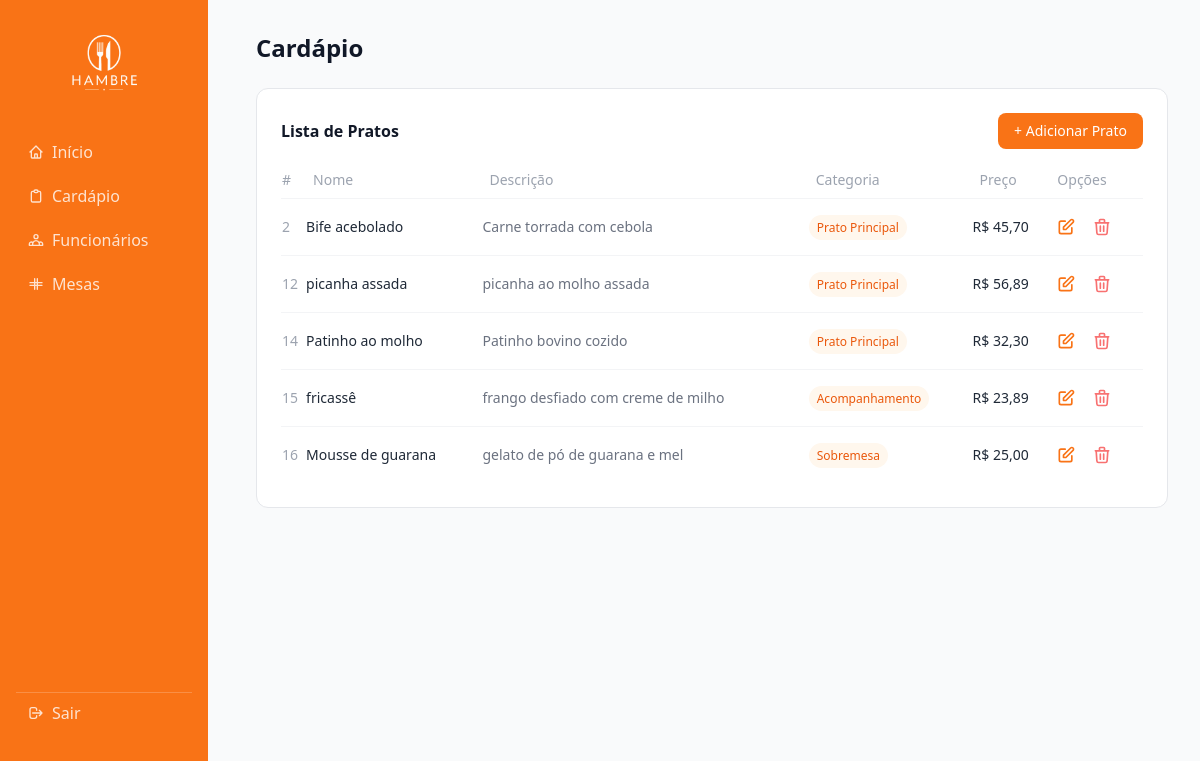
Page /cardapio/index.php on the earlier database version.
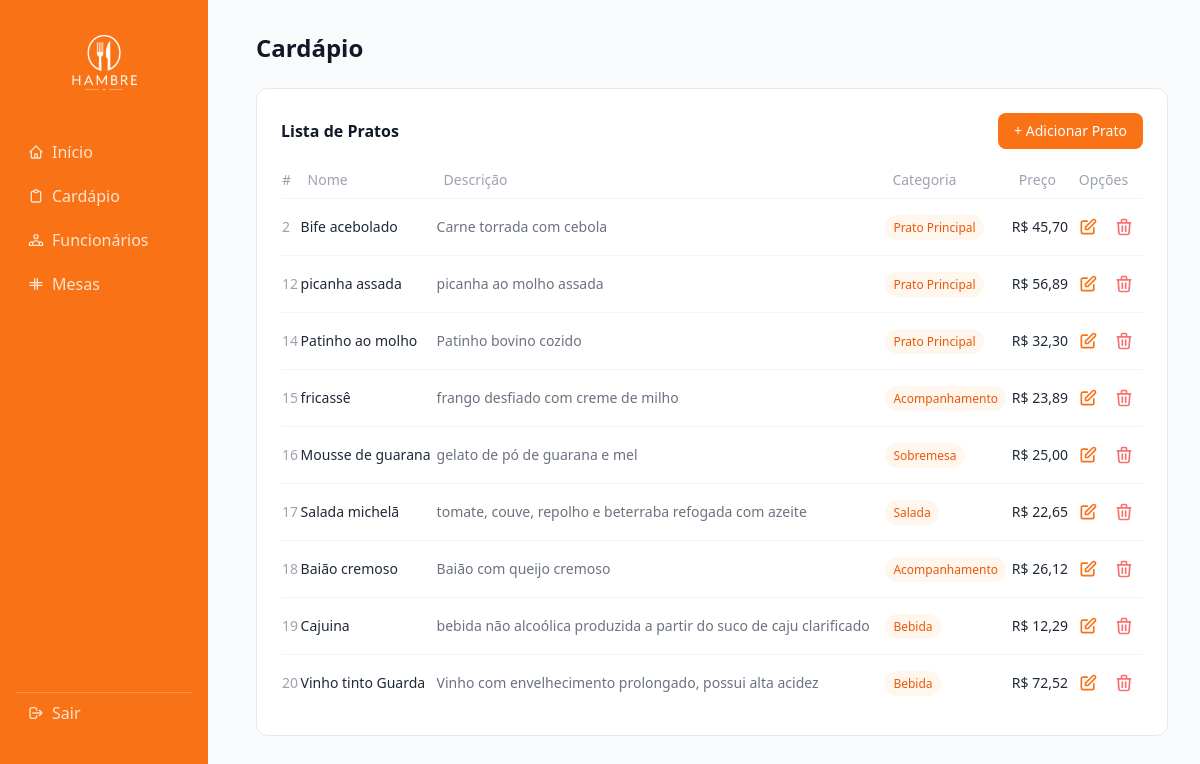
Same page on the later database version.
### tables this page shows
CREATE TABLE `cardapio` (
  `id` int NOT NULL,
  `nome` varchar(100) DEFAULT NULL,
  `descricao` text,
  `categoria` varchar(100) NOT NULL,
  `preco` decimal(10,2) DEFAULT NULL
);

### cardapio/funcoes.php (called while the page is built, shortened)
<?php
function listarPratos($con) {
    $stmt = $con->query("SELECT * FROM cardapio");
    return $stmt->fetchAll(PDO::FETCH_OBJ);
}
?>

### cardapio/index.php (the view)
<?php include '../sidebar.php'; ?>
<h1 class="text-2xl font-bold text-gray-900 mb-6">Cardápio</h1>
<div class="bg-white rounded-xl border border-gray-200 p-6">
    <div class="flex justify-between items-center mb-5">
        <h2 class="text-base font-semibold text-gray-900">Lista de Pratos</h2>
        <a href="inserir.php" class="bg-orange-500 hover:bg-orange-600 text-white text-sm px-4 py-2 rounded-lg transition">+ Adicionar Prato</a>
    </div>
    <table class="w-full text-sm">
        <thead>
            <tr class="text-left text-gray-400 border-b border-gray-100">
                <th class="pb-2 font-medium">#</th>
                <th class="pb-2 px-2 font-medium">Nome</th>
                <th class="pb-2 px-2 font-medium">Descrição</th>
                <th class="pb-2 px-2 font-medium">Categoria</th>
                <th class="pb-2 px-2 font-medium">Preço</th>
                <th class="pb-2 px-2 font-medium">Opções</th>
            </tr>
        </thead>
        <tbody class="divide-y divide-gray-100">
            <?php
            require_once 'funcoes.php';
            $pratos = listarPratos($con);
            foreach ($pratos as $prato): ?>
                <tr>
                    <td class="py-3 text-gray-400"><?= $prato->id ?></td>
                    <td class="py-3 text-gray-800 font-medium"><?= htmlspecialchars($prato->nome) ?></td>
                    <td class="py-3 text-gray-500"><?= htmlspecialchars($prato->descricao) ?></td>
                    <td class="py-3">
                        <span class="bg-orange-50 text-orange-600 text-xs px-2 py-1 rounded-full"><?= htmlspecialchars($prato->categoria) ?></span>
                    </td>
                    <td class="py-3 text-gray-800 font-medium">R$ <?= number_format($prato->preco, 2, ',', '.') ?></td>
                    <td class="py-3">
                        <div class="flex gap-1">
                            <a href="editar.php?id=<?= $prato->id ?>" class="text-orange-500 hover:bg-orange-50 p-1.5 rounded-lg transition">
                                <svg xmlns="http://www.w3.org/2000/svg" class="w-5 h-5" fill="none" viewBox="0 0 24 24" stroke="currentColor" stroke-width="2">
                                    <path stroke-linecap="round" stroke-linejoin="round" d="M11 5H6a2 2 0 00-2 2v11a2 2 0 002 2h11a2 2 0 002-2v-5m-1.414-9.414a2 2 0 112.828 2.828L11.828 15H9v-2.828l8.586-8.586z" />
                                </svg>
                            </a>
                            <a href="excluir.php?id=<?= $prato->id ?>" class="text-red-400 hover:bg-red-50 p-1.5 rounded-lg transition" onclick="return confirm('Excluir este prato?')">
                                <svg xmlns="http://www.w3.org/2000/svg" class="w-5 h-5" fill="none" viewBox="0 0 24 24" stroke="currentColor" stroke-width="2">
                                    <path stroke-linecap="round" stroke-linejoin="round" d="M19 7l-.867 12.142A2 2 0 0116.138 21H7.862a2 2 0 01-1.995-1.858L5 7m5 4v6m4-6v6m1-10V4a1 1 0 00-1-1h-4a1 1 0 00-1 1v3M4 7h16" />
                                </svg>
                            </a>
                        </div>
                    </td>
                </tr>
            <?php endforeach; ?>
        </tbody>
    </table>
</div>
</main>
</body>
</html>

### sidebar.php (shortened to what this page needs)
<!DOCTYPE html>
<html lang="pt-br">
<head>
    <script src="https://cdn.tailwindcss.com"></script>
</head>
<body class="flex bg-gray-50 min-h-screen">
    <aside class="w-52 bg-orange-500 min-h-screen fixed top-0 left-0 flex flex-col p-4">
        <div class="pt-2 flex flex-col items-center">
            <img src="/assets/LogoRest2.png" alt="Logo Hambre" class="w-20 h-20 object-contain rounded-xl mb-1">
        </div>
        <nav class="flex flex-col gap-1 mt-6">
            <a href="/index.php"
                class="flex items-center gap-2 text-white/80 hover:text-white hover:bg-white/20 px-3 py-2 rounded-lg text-base transition">
                Início
            </a>
            <a href="/cardapio/index.php"
                class="flex items-center gap-2 text-white/80 hover:text-white hover:bg-white/20 px-3 py-2 rounded-lg text-base transition">
                <svg xmlns="http://www.w3.org/2000/svg" class="w-4 h-4" fill="none" viewBox="0 0 24 24" stroke="currentColor" stroke-width="2">
                    <path stroke-linecap="round" stroke-linejoin="round" d="M9 5H7a2 2 0 00-2 2v12a2 2 0 002 2h10a2 2 0 002-2V7a2 2 0 00-2-2h-2M9 5a2 2 0 002 2h2a2 2 0 002-2M9 5a2 2 0 012-2h2a2 2 0 012 2" />
                </svg>
                Cardápio
            </a>
            <a href="/funcionarios/index.php"
                class="flex items-center gap-2 text-white/80 hover:text-white hover:bg-white/20 px-3 py-2 rounded-lg text-base transition">
                Funcionários
            </a>
            <a href="/mesas/index.php"
                class="flex items-center gap-2 text-white/80 hover:text-white hover:bg-white/20 px-3 py-2 rounded-lg text-base transition">
                <svg xmlns="http://www.w3.org/2000/svg" class="w-4 h-4" fill="none" viewBox="0 0 24 24" stroke="currentColor" stroke-width="2">
                    <path stroke-linecap="round" stroke-linejoin="round" d="M3 10h18M3 14h18M10 4v16M14 4v16" />
                </svg>
                Mesas
            </a>
            <div class="mt-96 border-t border-white/20">
                <a href="/login/logout.php"
                    class="flex items-center gap-2 text-white/80 hover:text-white hover:bg-white/20 px-3 py-2 rounded-lg text-base transition">
                    <svg xmlns="http://www.w3.org/2000/svg" class="w-4 h-4" fill="none" viewBox="0 0 24 24" stroke="currentColor" stroke-width="2">
                        <path stroke-linecap="round" stroke-linejoin="round" d="M17 16l4-4m0 0l-4-4m4 4H7m6 4v1a3 3 0 01-3 3H6a3 3 0 01-3-3V7a3 3 0 013-3h4a3 3 0 013 3v1" />
                    </svg>
                    Sair
                </a>
            </div>
        </nav>
    </aside>
    <main class="ml-56 flex-1 p-8">

Differences in the rows shown:
added cardapio: id "17", nome "Salada michelã", descricao "tomate, couve, repolho e beterraba refogada com azeite", categoria "Salada", preco "22,65"
added cardapio: id "18", nome "Baião cremoso", descricao "Baião com queijo cremoso", categoria "Acompanhamento", preco "26,12"
added cardapio: id "19", nome "Cajuina", descricao "bebida não alcoólica produzida a partir do suco de caju clarificado", categoria "Bebida", preco "12,29"
added cardapio: id "20", nome "Vinho tinto Guarda", descricao "Vinho com envelhecimento prolongado, possui alta acidez", categoria "Bebida", preco "72,52"
